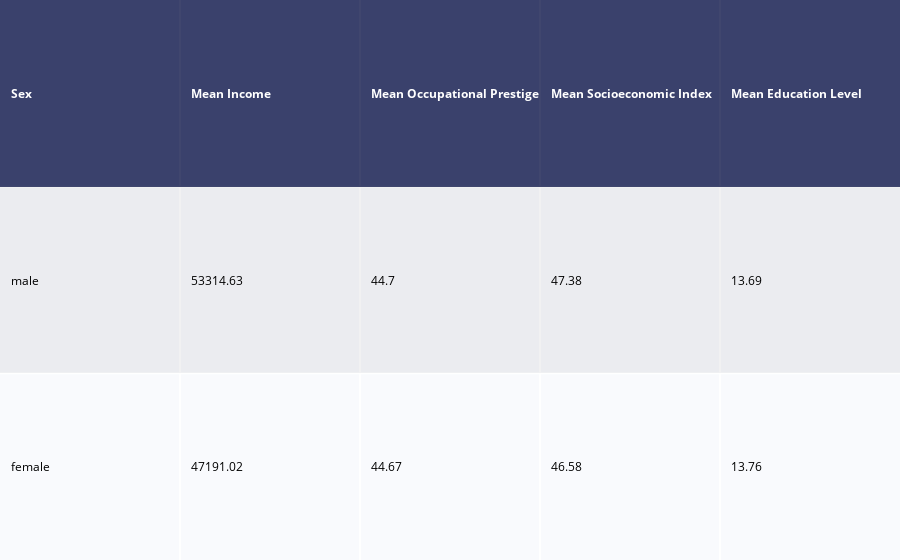

Notebook code cell kept with this figure:
### Code cell
# web enable version of this table
table = ff.create_table(gss_bar)
table.show()

### Figure 1 — Plotly figure (JSON) as saved in the notebook; plotly's stock layout.template omitted (floating-point values rounded to 4 significant figures)
{"data": [{"colorscale": [[0, "#00083e"], [0.5, "#ededee"], [1, "#ffffff"]], "hoverinfo": "none", "opacity": 0.75, "showscale": false, "type": "heatmap", "z": [[0, 0, 0, 0, 0], [0.5, 0.5, 0.5, 0.5, 0.5], [1, 1, 1, 1, 1]]}], "layout": {"annotations": [{"align": "left", "font": {"color": "#ffffff"}, "showarrow": false, "text": "<b>Sex</b>", "x": -0.45, "xanchor": "left", "xref": "x", "y": 0, "yref": "y"}, {"align": "left", "font": {"color": "#ffffff"}, "showarrow": false, "text": "<b>Mean Income</b>", "x": 0.55, "xanchor": "left", "xref": "x", "y": 0, "yref": "y"}, {"align": "left", "font": {"color": "#ffffff"}, "showarrow": false, "text": "<b>Mean Occupational Prestige</b>", "x": 1.55, "xanchor": "left", "xref": "x", "y": 0, "yref": "y"}, {"align": "left", "font": {"color": "#ffffff"}, "showarrow": false, "text": "<b>Mean Socioeconomic Index</b>", "x": 2.55, "xanchor": "left", "xref": "x", "y": 0, "yref": "y"}, {"align": "left", "font": {"color": "#ffffff"}, "showarrow": false, "text": "<b>Mean Education Level</b>", "x": 3.55, "xanchor": "left", "xref": "x", "y": 0, "yref": "y"}, {"align": "left", "font": {"color": "#000000"}, "showarrow": false, "text": "male", "x": -0.45, "xanchor": "left", "xref": "x", "y": 1, "yref": "y"}, {"align": "left", "font": {"color": "#000000"}, "showarrow": false, "text": "53314.63", "x": 0.55, "xanchor": "left", "xref": "x", "y": 1, "yref": "y"}, {"align": "left", "font": {"color": "#000000"}, "showarrow": false, "text": "44.7", "x": 1.55, "xanchor": "left", "xref": "x", "y": 1, "yref": "y"}, {"align": "left", "font": {"color": "#000000"}, "showarrow": false, "text": "47.38", "x": 2.55, "xanchor": "left", "xref": "x", "y": 1, "yref": "y"}, {"align": "left", "font": {"color": "#000000"}, "showarrow": false, "text": "13.69", "x": 3.55, "xanchor": "left", "xref": "x", "y": 1, "yref": "y"}, {"align": "left", "font": {"color": "#000000"}, "showarrow": false, "text": "female", "x": -0.45, "xanchor": "left", "xref": "x", "y": 2, "yref": "y"}, {"align": "left", "font": {"color": "#000000"}, "showarrow": false, "text": "47191.02", "x": 0.55, "xanchor": "left", "xref": "x", "y": 2, "yref": "y"}, {"align": "left", "font": {"color": "#000000"}, "showarrow": false, "text": "44.67", "x": 1.55, "xanchor": "left", "xref": "x", "y": 2, "yref": "y"}, {"align": "left", "font": {"color": "#000000"}, "showarrow": false, "text": "46.58", "x": 2.55, "xanchor": "left", "xref": "x", "y": 2, "yref": "y"}, {"align": "left", "font": {"color": "#000000"}, "showarrow": false, "text": "13.76", "x": 3.55, "xanchor": "left", "xref": "x", "y": 2, "yref": "y"}], "autosize": true, "margin": {"b": 0, "l": 0, "r": 0, "t": 0}, "xaxis": {"autorange": true, "dtick": 1, "gridwidth": 2, "range": [-0.5, 4.513], "showticklabels": false, "tick0": -0.5, "ticks": "", "zeroline": false}, "yaxis": {"autorange": true, "dtick": 1, "gridwidth": 2, "range": [2.5, -0.5], "showticklabels": false, "tick0": 0.5, "ticks": "", "zeroline": false}}}
